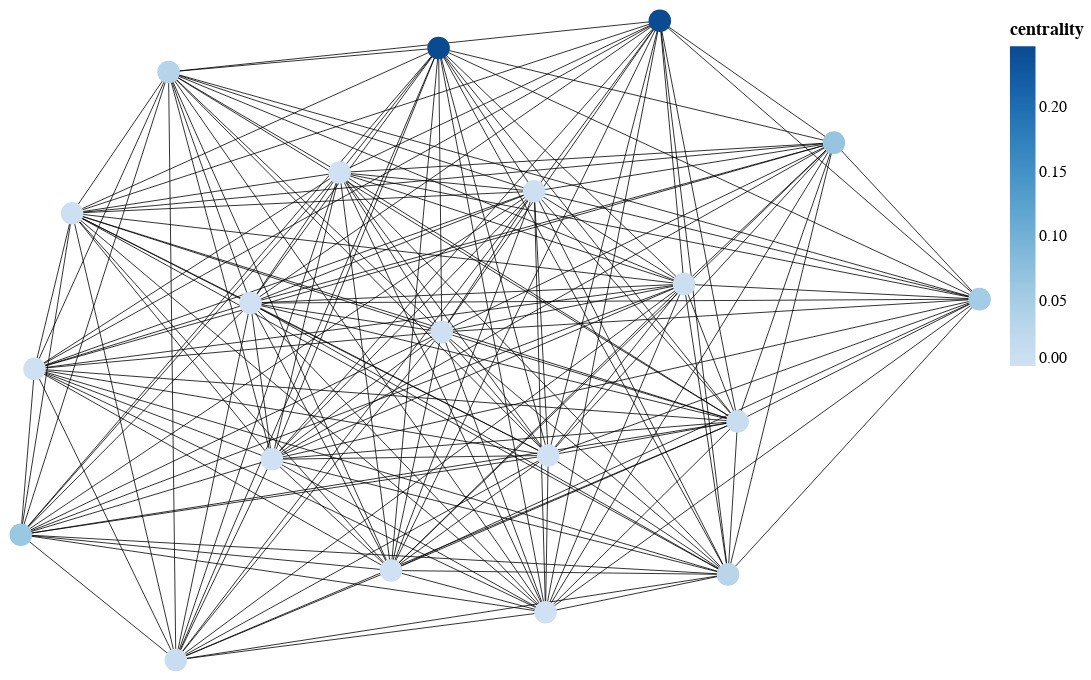

The notebook cell this image was saved under:
### Code cell
v1 =@vlplot(
    mark={"type"=:circle,clip=false,opacity=1},
    data = graph_nodes,
    x={"node_x:q",axis=nothing},
    y={"node_y:q",axis=nothing},
    size={value=200,legend=nothing},
    color={"centrality:q", scale={scheme="blues"}},
    tooltip=[{field="keywords","type"="nominal"}],
    width=600,
    height=400,
    selection={
        grid={
                type=:interval,
                bind=:scales,
            }
    }
)

v2 =@vlplot(
    mark={"type"=:line,color="black",clip=false,size=0.5},
    data = graph_edges,
    encoding={
    x={"edges_x:q",axis=nothing},
    y={"edges_y:q",axis=nothing},
#     size={"ew:q",legend=nothing},
    detail={"pairs:o"}},
    width=600,
    height=400
);

graph_plot = @vlplot(view={stroke=nothing})+v2+v1

### Figure 1 — Vega-Lite specification as saved in the notebook (floating-point values rounded to 4 significant figures; data arrays with more than 128 entries replaced by an {"elided": "..."} marker saying what was removed)
{"layer": [{"data": {"values": {"elided": "356 records"}}, "encoding": {"detail": {"field": "pairs", "type": "ordinal"}, "x": {"axis": null, "field": "edges_x", "type": "quantitative"}, "y": {"axis": null, "field": "edges_y", "type": "quantitative"}}, "height": 400, "mark": {"clip": false, "color": "black", "size": 0.5, "type": "line"}, "width": 600}, {"data": {"values": [{"centrality": 0.005249, "keywords": "x1", "node_x": 0.3835, "node_y": 0.1759}, {"centrality": 0.03395, "keywords": "x2", "node_x": -0.6918, "node_y": 0.8397}, {"centrality": 0.06346, "keywords": "x3", "node_x": -1, "node_y": -0.608}, {"centrality": 0.2468, "keywords": "x4", "node_x": -0.1285, "node_y": 0.9148}, {"centrality": 0, "keywords": "x5", "node_x": -0.3349, "node_y": 0.5251}, {"centrality": 0, "keywords": "x6", "node_x": -0.5208, "node_y": 0.1167}, {"centrality": 0.05293, "keywords": "x7", "node_x": 1, "node_y": 0.129}, {"centrality": 0, "keywords": "x8", "node_x": 0.1002, "node_y": -0.36}, {"centrality": 0.003624, "keywords": "x9", "node_x": -0.8928, "node_y": 0.398}, {"centrality": 0, "keywords": "x10", "node_x": -0.2278, "node_y": -0.72}, {"centrality": 0.01029, "keywords": "x11", "node_x": -0.6765, "node_y": -1}, {"centrality": 0.246, "keywords": "x12", "node_x": 0.3331, "node_y": 1}, {"centrality": 0.0666, "keywords": "x13", "node_x": 0.6963, "node_y": 0.6186}, {"centrality": 0, "keywords": "x14", "node_x": -0.476, "node_y": -0.3722}, {"centrality": 0.004084, "keywords": "x15", "node_x": 0.071, "node_y": 0.4665}, {"centrality": 0.001624, "keywords": "x16", "node_x": -0.1216, "node_y": 0.02622}, {"centrality": 0.03125, "keywords": "x17", "node_x": 0.4753, "node_y": -0.7323}, {"centrality": 0, "keywords": "x18", "node_x": 0.0946, "node_y": -0.8505}, {"centrality": 0.001035, "keywords": "x19", "node_x": -0.9714, "node_y": -0.08925}, {"centrality": 0.01052, "keywords": "x20", "node_x": 0.4952, "node_y": -0.2534}]}, "encoding": {"color": {"field": "centrality", "scale": {"scheme": "blues"}, "type": "quantitative"}, "size": {"legend": null, "value": 200}, "tooltip": [{"field": "keywords", "type": "nominal"}], "x": {"axis": null, "field": "node_x", "type": "quantitative"}, "y": {"axis": null, "field": "node_y", "type": "quantitative"}}, "height": 400, "mark": {"clip": false, "opacity": 1, "type": "circle"}, "selection": {"grid": {"bind": "scales", "type": "interval"}}, "width": 600}], "view": {"stroke": null}}
